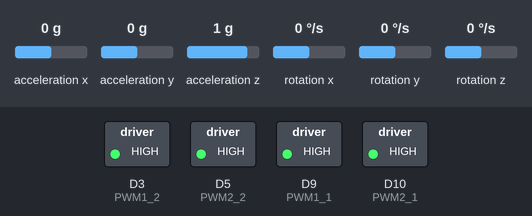
A sketch run on a simulated Arduino Nano 33 IoT. Parts: switched loads named in the sketch (green lamp = pin HIGH). The test bench sets the inputs (shaded band); at power-on: rotation x 0 °/s, acceleration y 0 g, acceleration x 0 g, acceleration z 1 g, rotation y 0 °/s, rotation z 0 °/s. What the sketch prints to the serial monitor is not drawn.

Above: at 2.8 s.
2.9 s: rotation x set to -2 °/s
At 3.7 s:
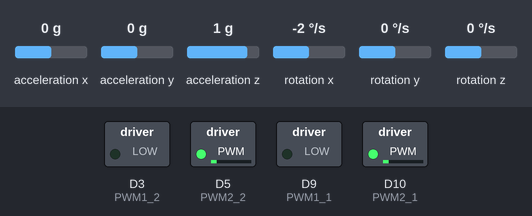
4.4 s: acceleration y set to 1.4 g
At 4.57 s:
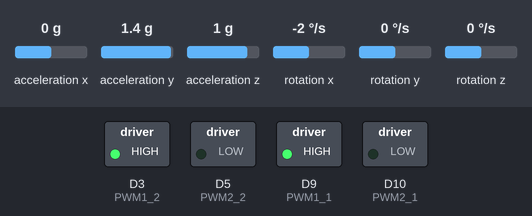
6.2 s: acceleration y set to 1 g
7.9 s: acceleration y set to 0.7 g
At 9.2 s:
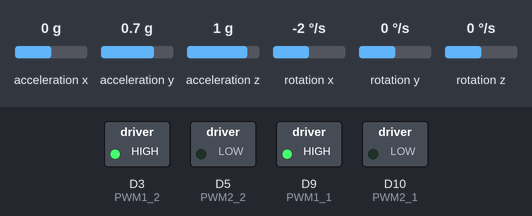
9.5 s: acceleration y set to 0 g
At 11.0 s:
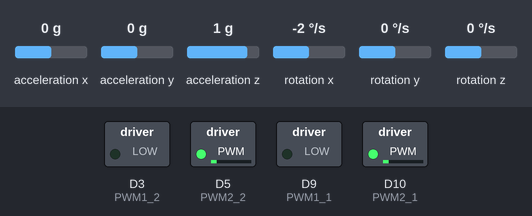
12.0 s: rotation x set to -192 °/s
At 12.23 s:
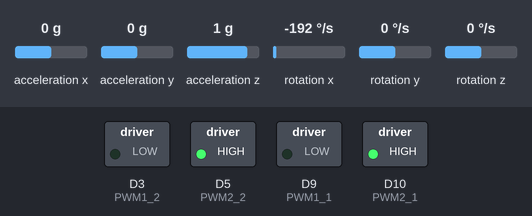
Timing chart, 0 to 14.9 s (numbered marks = the images above; inputs shaded):
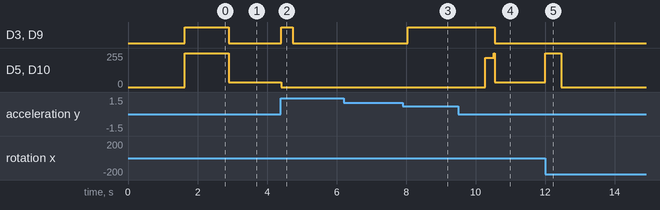

Measured:
- the behaviour switches between 0 and -1 °/s on rotation x (found by bisection; images 0 and 1)
- after the input at 2.9 s, D3 (PWM1_2), D9 (PWM1_1): HIGH → LOW at once; D5 (PWM2_2), D10 (PWM2_1): 255/255 → 35/255 at once
- after the input at 4.4 s, D3 (PWM1_2), D9 (PWM1_1): LOW → HIGH at once, → LOW 0.34 s later; D5 (PWM2_2), D10 (PWM2_1): 35/255 → 0/255 at once
- after the input at 6.2 s, every drawn part: stays the same
- after the input at 7.9 s, D3 (PWM1_2), D9 (PWM1_1): LOW → HIGH after 0.15 s
- after the input at 9.5 s, D3 (PWM1_2), D9 (PWM1_1): HIGH → LOW after 1.0 s; D5 (PWM2_2), D10 (PWM2_1): 0/255 → 220/255 after 0.77 s, → 35/255 0.25 s later
- after the input at 12.0 s, D5 (PWM2_2), D10 (PWM2_1): 35/255 → 255/255 at once, → 0/255 0.46 s later

The sketch:

Main_Robot_Code.ino
```cpp
#include <Arduino_LSM6DS3.h>

// --- PIN DEFINITIONS ---
// Right Motor
#define PWM1_1 9  // Direction
#define PWM2_1 10 // Speed

// Left Motor
#define PWM1_2 3  // Direction
#define PWM2_2 5  // Speed

// --- PID CONSTANTS (Aggressive Tuning) ---
// Increased for stiffness. If it shakes violently, lower Kp to 35.
float Kp = 40.0;
float Ki = 0.00; // Small amount to fix leaning over time
float Kd = 1.0;  // High damping to resist pushes

// --- VARIABLES ---
float targetAngle = 0.0; // Set dynamically in setup()
float currentAngle = 0.0;
float gyroRate = 0.0;
float error, lastError, errorSum;
unsigned long lastTime, currentTime;
float dt;
float alpha = 0.98; // Complementary filter weight

void setup() {
  Serial.begin(115200);

  // 1. Initialize Pins
  pinMode(PWM1_1, OUTPUT); pinMode(PWM2_1, OUTPUT);
  pinMode(PWM1_2, OUTPUT); pinMode(PWM2_2, OUTPUT);

  // 2. Initialize IMU
  if (!IMU.begin()) {
    Serial.println("IMU Failed!");
    while (1);
  }

  // 3. AUTO-CALIBRATION ROUTINE
  // IMPORTANT: Hold the robot perfectly balanced when you press Reset!
  Serial.println("Calibrating... HOLD ROBOT UPRIGHT!");
  delay(1000); // Give you a second to steady your hand

  float sumAngle = 0;
  for(int i=0; i<100; i++) {
    float ax, ay, az;
    if (IMU.accelerationAvailable()) {
      IMU.readAcceleration(ax, ay, az);
      // Calculating angle based on your Y/Z axis data
      sumAngle += atan2(ay, az) * 180.0 / PI;
    }
    delay(5);
  }
  targetAngle = sumAngle / 100.0;

  Serial.print("Calibration Complete. Target Angle: ");
  Serial.println(targetAngle);

  lastTime = millis();
}

void loop() {
  // 1. Calculate Time Step (dt)
  currentTime = millis();
  if (currentTime - lastTime < 5) return; // Run loop every 5ms
  dt = (currentTime - lastTime) / 1000.0;
  lastTime = currentTime;

  // 2. Read Sensors
  float accX, accY, accZ;
  float gyrX, gyrY, gyrZ;

  if (IMU.accelerationAvailable() && IMU.gyroscopeAvailable()) {
    IMU.readAcceleration(accX, accY, accZ);
    IMU.readGyroscope(gyrX, gyrY, gyrZ);

    // Calculate Accelerometer Angle
    // Using atan2(Y, Z) because your data showed Y changing with tilt
    float accAngle = atan2(accY, accZ) * 180.0 / PI;

    // Get Gyro Rate (X-axis rotation corresponds to Y-axis tilt)
    gyroRate = gyrX;

    // Complementary Filter: Combine stable Accel with fast Gyro
    currentAngle = alpha * (currentAngle + gyroRate * dt) + (1.0 - alpha) * accAngle;
  }

  // 3. Safety Cutoff
  // If robot falls > 40 degrees, kill motors
  if (abs(currentAngle - targetAngle) > 40) {
    stopMotors();
    errorSum = 0;
  } else {
    // 4. PID Calculation
    error = targetAngle - currentAngle; // How far are we from "Zero"?

    // Integral (Sum of errors to fix small leans)
    errorSum += error * dt;
    errorSum = constrain(errorSum, -200, 200); // Prevent windup

    // Derivative (Rate of change - resists the push)
    float dError = (error - lastError) / dt;

    // Standard PID Output
    float pidOutput = (Kp * error) + (Ki * errorSum) + (Kd * dError);

    // 5. AGGRESSIVE BOOST (For 200 RPM Motors)
    // If the error is large (> 8 degrees), add a static boost to help motors catch up
    if (error > 8) pidOutput += 40;
    if (error < -8) pidOutput -= 40;

    lastError = error;

    // 6. Drive Motors
    driveMotors(pidOutput);
  }

  // Debugging: View this in Serial Plotter
  // We plot (current - target) so "0" is always the center line
  // Serial.print("Error:"); Serial.println(currentAngle - targetAngle);
}

// --- MOTOR FUNCTIONS ---

void driveMotors(float output) {
  // Constrain to PWM range
  int pwm = constrain(output, -255, 255);

  // Deadzone Compensation:
  // Motors usually won't turn below PWM 30. We force them to at least 35.
  if (pwm > 0 && pwm < 35) pwm = 35;
  if (pwm < 0 && pwm > -35) pwm = -35;

  setSingleMotor(PWM1_1, PWM2_1, pwm); // Right
  setSingleMotor(PWM1_2, PWM2_2, pwm); // Left
}

// Your specific driver logic (Inverted PWM for Reverse)
void setSingleMotor(int dirPin, int speedPin, int speed) {
  if (speed > 0) {
    // Forward
    digitalWrite(dirPin, LOW);
    analogWrite(speedPin, speed);
  } else {
    // Backward
    digitalWrite(dirPin, HIGH);
    // Invert speed logic: 255 is slow, 0 is fast in this mode?
    // Usually logic is: HIGH + 255 = Stopped, HIGH + 0 = Full Speed Reverse.
    // Your previous code used: 255 - abs(speed)
    int invertedSpeed = 255 - abs(speed);
    analogWrite(speedPin, invertedSpeed);
  }
}

void stopMotors() {
  digitalWrite(PWM1_1, LOW); analogWrite(PWM2_1, 0);
  digitalWrite(PWM1_2, LOW); analogWrite(PWM2_2, 0);
}
```
